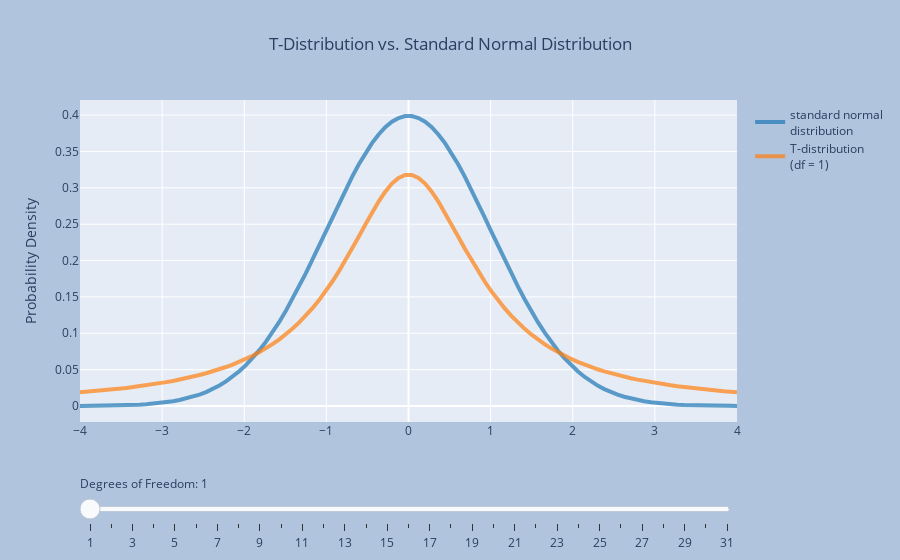

Write notebook code for a chart like this one.
### Markdown cell above
When hypothesizing about a population proportion, the null hypothesis gives us a value of $p$ that determines both the mean and standard deviation of the null distribution. On the other hand, the CLT for sample means tells us that as long as $n$ is large enough,

$$\overline{X} \sim N\left(\mu, \frac{\sigma}{\sqrt{n}} \right).$$

Unfortunately, if we make a hypothesis about $\mu$, we are still left with estimating $\sigma$, the population standard deviation. If we have a good estimate for $\sigma$, perhaps from past experiments or expert knowledge, then this is no problem! If we don't know $\sigma$, our best estimate from the data will be to use $S$, the sample standard deviation.

When we standardize the test statistic, we then have

$$ T = \frac{ \overline{X} - \mu } {S / \sqrt{n}} \sim t_{\nu} \qquad \mbox{rather than} \qquad Z = \frac{ \overline{X} - \mu } {\sigma / \sqrt{n}} \sim N(0,1).$$ (t-equation)

The good news is that $T$ has a highly studied distribution called the Student's T-distribution. The T-distribution looks a lot like the standard normal distribution, but it has a wider spread, i.e., more probability in the "tails" of the distribution. This wider spread reflects the extra uncertainty of using the sample standard deviation $S$ in place of the population standard deviation $\sigma$. The T-distribution has only one parameter, called "degrees of freedom", which is represented by the Greek letter $\nu$ (*nu*, pronounced like "new"). This is calculated by subtracting one from the sample size, i.e., $\nu = n - 1$.

We have glossed over an important detail here: The statistic $T = \frac{ \overline{X} - \mu } {S / \sqrt{n}}$ has a T-distribution only if the data in the sample come from a normal distribution. Fortunately, if the sample size is large, we don't need to worry too much about this assumption thanks to the CLT. But if the sample size is small, this becomes especially important! 


Play around with the widget below to get an idea of what the T-distribution looks like compared to the standard normal distribution. Drag the slider to select different degrees of freedom, and click the labels in the legend to hide or show different parts of the graph. Notice how the T-distribution resembles the standard normal distribution more closely as the degrees of freedom increase.

### Code cell
degrees_freedom = np.arange(1, 32, 1)
x = np.linspace(-4, 4, 100)
initial_df_index = 0 # index of degrees of freedom to show initially

# Create figure
fig = go.Figure()

# Use default seaborn palette (reference: https://josephlemaitre.com/2022/06/use-a-seaborn-color-palette-for-plotly-figures/)
plotly_palette = iter([f"rgb({c[0]*256}, {c[1]*256}, {c[2]*256})" for c in sns.color_palette()])
normcolor = next(plotly_palette)
tcolor = next(plotly_palette)

# Add trace for standard normal distribution (always visible)
fig.add_trace(
    go.Scatter(
        visible = True,
        line = { "width": 4 },
        name = "standard normal<br>distribution", # label for legend
        hoverinfo = "x+y",
        marker = { "color": normcolor },
        opacity = 0.7,
        x = x,
        y = scipy.stats.norm.pdf(x)
    )
)

# Add traces for t-distributions
for df in degrees_freedom:
    fig.add_trace(
        go.Scatter(
            visible = True if df == degrees_freedom[initial_df_index] else False,
            line = { "width": 4 },
            name = f"T-distribution<br>(df = {df})", # label for legend
            hoverinfo = "x+y",
            marker = { "color": tcolor },
            opacity = 0.7,
            x = x,
            y = scipy.stats.t.pdf(x, df)
        )
    )
        
# Create steps for the slider to select degrees of freedom
steps = []
for df in degrees_freedom:
    steps.append({
        "method": "update",
        "args": [ # arguments to pass to the update method
            # make only the normal distribution and the t-distribution with df degrees of freedom visible
            { "visible": [True] + [True if i == df else False for i in degrees_freedom] },
        ],
        "label": f"{df}",
    })

# Create a slider using these steps and add it to fig
fig.layout.sliders = [{
    "active": initial_df_index,
    "currentvalue": {"prefix": "Degrees of Freedom: "},
    "pad": {"t": 50},
    "steps": steps,
}]

# Set layout settings
fig.update_layout(
    title = {
        "x": 0.5,
        "text": "T-Distribution vs. Standard Normal Distribution"
    },
    yaxis = {
        "title": "Probability Density",
        #"tickformat": ".2",
    },
    paper_bgcolor = "LightSteelBlue"
)

# Display figure
fig.show()
